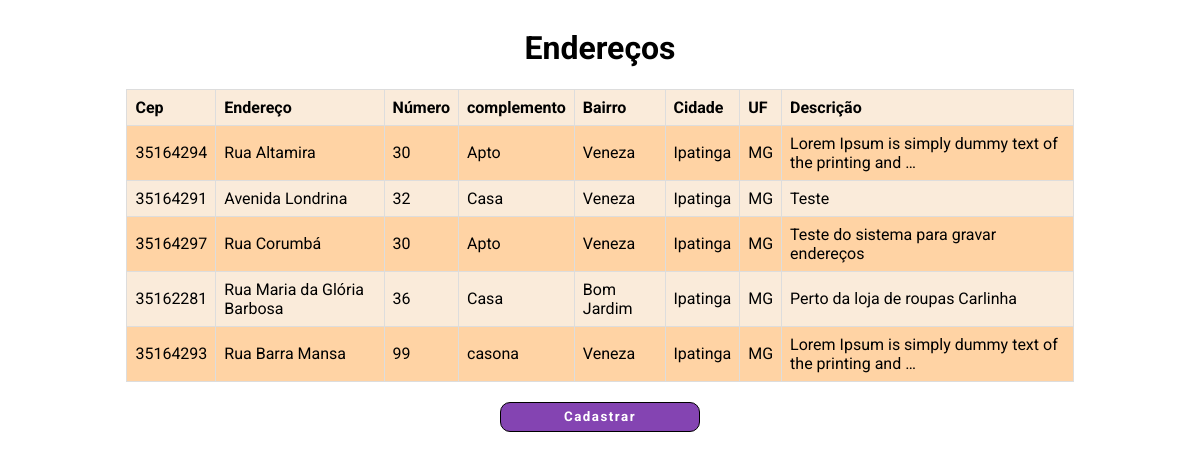
The page / on the database its author committed.
### sistema/models.py (models this page shows, shortened)
class Endereco(models.Model):
    cep = models.IntegerField(null=True,blank=True,validators=[MaxValueValidator(99999999)])
    endereco = models.TextField()
    numero = models.IntegerField(validators=[MaxValueValidator(99999)])
    complemento = models.CharField(max_length=50)
    bairro = models.CharField(max_length=255)
    cidade = models.CharField(max_length=255)
    uf= models.CharField(max_length=2)
    descricao = models.TextField()

### sistema/views.py (the view)
# urls.py: path("", views.EnderecoList.as_view(), name="list"),
class EnderecoList(ListView):
    model = Endereco

### sistema/templates/sistema/endereco_list.html
{% extends "sistema/base.html" %}
{% block content %}
<div>
    <table>
        <tr>
            <th>Cep</th>
            <th>Endereço</th>
            <th>Número</th>
            <th>complemento</th>
            <th>Bairro</th>
            <th>Cidade</th>
            <th>UF</th>
            <th>Descrição</th>
        </tr>
        {% for endereco in endereco_list %}
            <tr>
                <td>{{endereco.cep}}</td>
                <td>{{endereco.endereco}}</td>
                <td>{{endereco.numero}}</td>
                <td>{{endereco.complemento}}</td>
                <td>{{endereco.bairro}}</td>
                <td>{{endereco.cidade}}</td>
                <td>{{endereco.uf}}</td>
                <td>{{endereco.descricao | truncatewords:10}}</td>
            </tr>
        {% endfor %}
    </table>
    <form action="/cadastrar" class="form_list">
        <input type="submit" value="Cadastrar" />
    </form>
</div>
{% endblock %}

### sistema/templates/sistema/base.html (shortened to what this page needs)
{% load static %}
<!DOCTYPE html>
<head>
    <link rel="stylesheet" href="{% static 'css/style.css' %}">
</head>
<body>
    <header>
        <h1>Endereços</h1>
    </header>
    <main>
        {% block content%}{% endblock%}
    </main>
</body>
</html>

### sistema/static/css/style.css (style rules this page uses)
* { font-family: 'Roboto', sans-serif; }
main ,header { display: flex; flex-direction: row; justify-content: center; align-items: center; margin: 0 auto; max-width: 80%; }
form { margin-top: 20px; text-align: center; }
.form_list input { width: 200px; height: 30px; background-color: #8444B2; border: solid 1px black; color: white; font-weight: 700; letter-spacing: 1.5px; border-radius: 10px; transition: all linear .2s; }
table { border-collapse: collapse; width: 100%; }
td, th { border: 1px solid #dddddd; text-align: left; padding: 8px; }
tr:nth-child(even) { background-color: #ffd3a4; }
tr:nth-child(odd) { background-color: #faebda; }

### rows shown on the page
Endereco: cep "35164294", endereco "Rua Altamira", numero "30", complemento "Apto", bairro "Veneza", cidade "Ipatinga", uf "MG", descricao "Lorem Ipsum is simply dummy text of the printing and …"
Endereco: cep "35164291", endereco "Avenida Londrina", numero "32", complemento "Casa", bairro "Veneza", cidade "Ipatinga", uf "MG", descricao "Teste"
Endereco: cep "35164297", endereco "Rua Corumbá", numero "30", complemento "Apto", bairro "Veneza", cidade "Ipatinga", uf "MG", descricao "Teste do sistema para gravar endereços"
Endereco: cep "35162281", endereco "Rua Maria da Glória Barbosa", numero "36", complemento "Casa", bairro "Bom Jardim", cidade "Ipatinga", uf "MG", descricao "Perto da loja de roupas Carlinha"
Endereco: cep "35164293", endereco "Rua Barra Mansa", numero "99", complemento "casona", bairro "Veneza", cidade "Ipatinga", uf "MG", descricao "Lorem Ipsum is simply dummy text of the printing and …"
